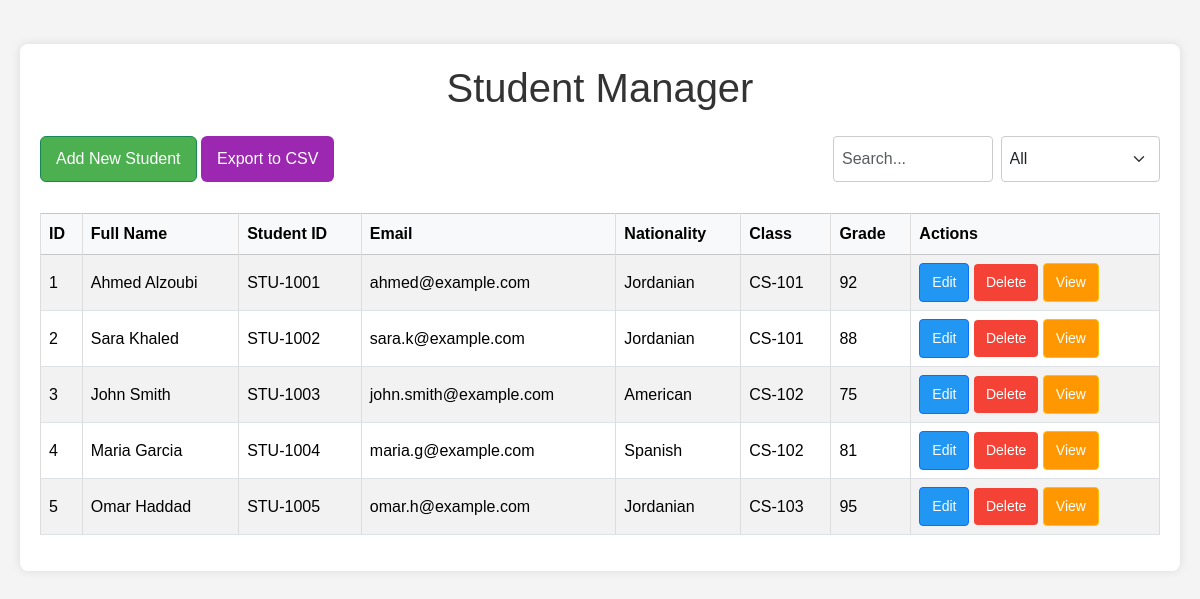
The page / on the database its author committed.
### tables this page shows
CREATE TABLE IF NOT EXISTS `students` (
  `id` INT UNSIGNED NOT NULL AUTO_INCREMENT,
  `student_id` VARCHAR(50) NOT NULL,
  `fullname` VARCHAR(150) NOT NULL,
  `email` VARCHAR(150) NOT NULL,
  `class` VARCHAR(50) NOT NULL,
  `grade` VARCHAR(20) NOT NULL,
  `date_of_birth` DATE NULL,
  `address` VARCHAR(255) NULL,
  `nationality` VARCHAR(100) NULL,
  `parent_number` VARCHAR(50) NULL,
  `health_info` TEXT NULL,
  `created_at` TIMESTAMP NOT NULL DEFAULT CURRENT_TIMESTAMP,
  PRIMARY KEY (`id`),
  UNIQUE KEY `uq_student_id` (`student_id`),
  KEY `idx_fullname` (`fullname`),
  KEY `idx_email` (`email`)
);

### public/index.php (called while the page is built, shortened)
<?php
require_once __DIR__ . '/../app/models/Student.php';
require_once __DIR__ . '/../app/controllers/StudentController.php';
$db = new Database();
$conn = $db->connect();
$studentModel = new Student($conn);
$controller = new StudentController($studentModel);
$students = $controller->getStudents();
include __DIR__ . '/../app/views/students/index.php';

### app/controllers/StudentController.php (called while the page is built, shortened)
<?php
require_once __DIR__.'/../models/Student.php';
class StudentController
{
    private $studentModel;
    public function __construct($studentModel)
    {
        $this->studentModel = $studentModel;
    }
    public function getStudents()
    {
        $allStudents = $this->studentModel->getAllStudents();
        return is_array($allStudents) ? $allStudents : [];
    }
}

### app/models/Student.php (called while the page is built, shortened)
<?php
class Student
{
    private $conn;
    public function __construct(PDO $db)
    {
        $this->conn = $db;
    }
    public function getAllStudents()
    {
        $stat = $this->conn->prepare("SELECT * FROM students");
        $stat->execute();
        return $stat->fetchAll(PDO::FETCH_ASSOC);
    }
}

### app/views/students/index.php (the view, shortened to what this page needs)
<!DOCTYPE html>
<html lang="en">
<head>
    <link href="https://cdn.jsdelivr.net/npm/bootstrap@5.3.2/dist/css/bootstrap.min.css" rel="stylesheet">
    <link rel="stylesheet" href="assets/css/style.css">
</head>
<body>
    <div class="container my-4">
        <h1 class="text-center mb-4">Student Manager</h1>
        <div class="d-flex justify-content-between mb-3">
            <div>
                <a href="../app/views/students/create.php" class="btn btn-success btn-add">Add New Student</a>
                <a href="actions/export_students.php" class="btn btn-purple btn-export">Export to CSV</a>
            </div>
            <div class="d-flex gap-2">
                <input type="text" id="searchInput" class="form-control" placeholder="Search...">
                <select id="filterSelect" class="form-select">
                    <option value="all">All</option>
                </select>
            </div>
        </div>
        <div class="table-responsive">
            <table class="table table-striped table-bordered align-middle">
                <thead class="table-light">
                    <tr>
                        <th>ID</th>
                        <th>Full Name</th>
                        <th>Student ID</th>
                        <th>Email</th>
                        <th>Nationality</th>
                        <th>Class</th>
                        <th>Grade</th>
                        <th>Actions</th>
                    </tr>
                </thead>
                <tbody>
                    <?php $students = isset($students) && is_array($students) ? $students : []; ?>
                    <?php if (!empty($students)): ?>
                        <?php foreach ($students as $student): ?>
                            <tr>
                                <td><?= htmlspecialchars($student['id']) ?></td>
                                <td><?= htmlspecialchars($student['fullname']) ?></td>
                                <td><?= htmlspecialchars($student['student_id']) ?></td>
                                <td><?= htmlspecialchars($student['email']) ?></td>
                                <td><?= htmlspecialchars($student['nationality'] ?? '') ?></td>
                                <td><?= htmlspecialchars($student['class']) ?></td>
                                <td><?= htmlspecialchars($student['grade']) ?></td>
                                <td>
                                    <a href="../app/views/students/edit.php?id=<?= $student['id'] ?>" class="btn btn-primary btn-edit btn-sm">Edit</a>
                                    <a href="#" class="btn btn-danger btn-delete btn-sm" data-id="<?= $student['id'] ?>">Delete</a>
                                    <a href="../app/views/students/show.php?id=<?= $student['id'] ?>" class="btn btn-warning btn-view btn-sm">View</a>
                                </td>
                            </tr>
                        <?php endforeach; ?>
                    <?php else: ?>
                        <tr>
                            <td colspan="8" class="text-center">There are currently no students.</td>
                        </tr>
                    <?php endif; ?>
                </tbody>
            </table>
        </div>
    </div>
</body>
</html>

### public/assets/css/style.css (style rules this page uses)
body { font-family: Arial, sans-serif; background-color: #f4f4f4; padding: 20px; }
.container { max-width: 1200px; margin: auto; background: #fff; padding: 20px; border-radius: 8px; box-shadow: 0 0 10px rgba(0,0,0,0.1); }
h1 { text-align: center; color: #333; margin-bottom: 20px; }
table { width: 100%; border-collapse: collapse; margin-top: 15px; }
table, th, td { border: 1px solid #ddd; }
th, td { padding: 10px; text-align: left; }
th { background-color: #f0f0f0; }
tr:nth-child(even) { background-color: #f9f9f9; }
a, button { border-radius: 5px; font-size: 0.9rem; }
.btn-add { background-color: #4CAF50; color: white; padding: 10px 15px; }
.btn-export { background-color: #9C27B0; color: white; padding: 10px 15px; }
.btn-edit { background-color: #2196F3; color: white; padding: 8px 12px; }
.btn-delete { background-color: #f44336; color: white; padding: 8px 12px; border: none; }
.btn-view { background-color: #FF9800; color: white; padding: 8px 12px; }
#searchInput, #filterSelect { padding: 8px; border-radius: 4px; border: 1px solid #ccc; }
.btn-purple { background-color: #9C27B0; color: white; }

### rows shown on the page
students: id "1", fullname "Ahmed Alzoubi", student "STU-1001", email "ahmed@example.com", nationality "Jordanian", class "CS-101", grade "92"
students: id "2", fullname "Sara Khaled", student "STU-1002", email "sara.k@example.com", nationality "Jordanian", class "CS-101", grade "88"
students: id "3", fullname "John Smith", student "STU-1003", email "john.smith@example.com", nationality "American", class "CS-102", grade "75"
students: id "4", fullname "Maria Garcia", student "STU-1004", email "maria.g@example.com", nationality "Spanish", class "CS-102", grade "81"
students: id "5", fullname "Omar Haddad", student "STU-1005", email "omar.h@example.com", nationality "Jordanian", class "CS-103", grade "95"
